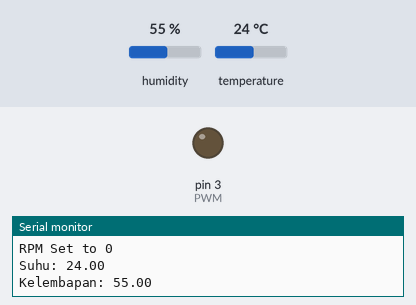
This sketch was run on a simulated Arduino Uno, built with avr-gcc and run on an emulated ATmega328P. Shown: output pins drawn as LEDs (lit = HIGH), the last lines printed to the serial monitor. The inputs (shaded band) are chosen by the test bench; at power-on: temperature 24 °C, humidity 55 %.

Above: at 2.8 s.
2.9 s: temperature set to 34.1 °C
5.6 s: temperature set to 35.6 °C
At 6.4 s:
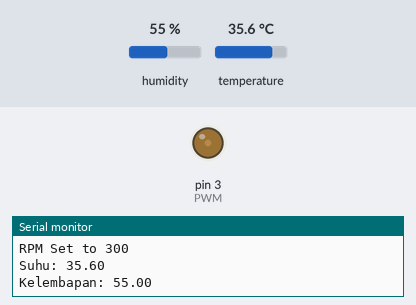
8.3 s: temperature set to 38.6 °C
11.2 s: temperature set to 39.8 °C
At 13.0 s:
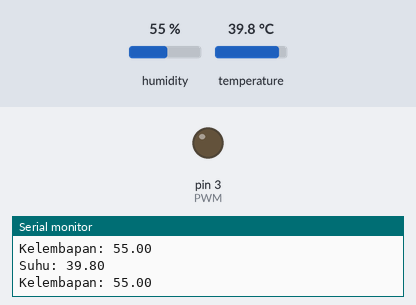
13.9 s: temperature set to 40.8 °C
At 14.8 s:
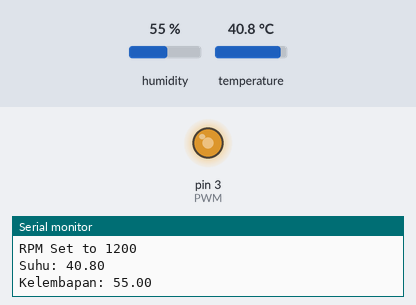
16.6 s: temperature set to 12 °C
At 18.4 s:
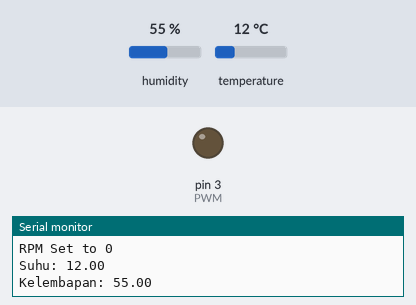
Timing chart, 0 to 19.9 s (numbered marks = the images above; inputs shaded):
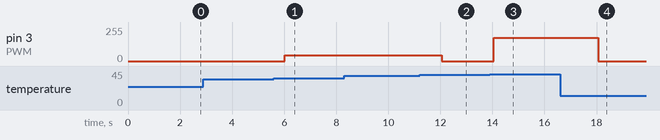

Measured:
- the behaviour switches between 39.9 and 40 °C on temperature (found by bisection; images 2 and 3)
- after the input at 5.6 s, pin 3 (PWM): 0/255 → 44/255 after 0.43 s
- after the input at 11.2 s, pin 3 (PWM): 44/255 → 0/255 after 0.85 s
- after the input at 13.9 s, pin 3 (PWM): 0/255 → 176/255 after 0.16 s
- after the input at 16.6 s, pin 3 (PWM): 176/255 → 0/255 after 1.5 s

The sketch:

fan_dht22.ino
```cpp
#include <DHT.h>
int fanSensor = A2;
int PWM = 3;
int sensorVal;
int PWMVal;
int pinSensor = 4;

DHT dht(pinSensor, DHT22); // konfigurasi DHT sensor

void setup() {
  Serial.begin(9600); // inisialisasi bahwa kita membuat serial
  pinMode(pinSensor, INPUT); // DHT
  pinMode(fanSensor, INPUT); // Fan
  pinMode(PWM, OUTPUT); // Fan
  dht.begin(); // inisialisasi dht sensor suhu dan kelembapan
}

void loop() {

  analogWrite(PWM, 0);

  float suhu = dht.readTemperature(); // membaca suhu
  float kelembapan = dht.readHumidity(); // membaca kelembapan

  if( (suhu >= 35) && (suhu <= 39) ) // jika suhu lebih dari sama dengan 35 dan suhu kurang dari sama dengan 39
  {
    Serial.println("RPM Set to 300"); // munculkan text di serial monitor
    analogWrite(PWM, 300); // setting kecepatan fan sebesar 300
  } else if ( (suhu >= 40) && (suhu <= 55) ) // jika suhu lebih dari sama dengan 40 dan suhu kurang dari sama dengan 55
  {
    Serial.println("RPM Set to 1200"); // munculkan text di serial monitor
    analogWrite(PWM, 1200); // setting kecepatan fan sebesar 1200
  } else if ( suhu <= 34 ) // jika suhu kurang dari sama dengan 34
  {
    Serial.println("RPM Set to 0"); // munculkan text di serial monitor
    analogWrite(PWM, 0); // setting kecepatan fan sebesar 0
  }
  /**
    * Kecepatan Fan sebesar 0 bukan berarti fan mati
  */
  Serial.print("Suhu: ");
  Serial.println(suhu);
  Serial.print("Kelembapan: ");
  Serial.println(kelembapan);
  delay(1000);
}
```
